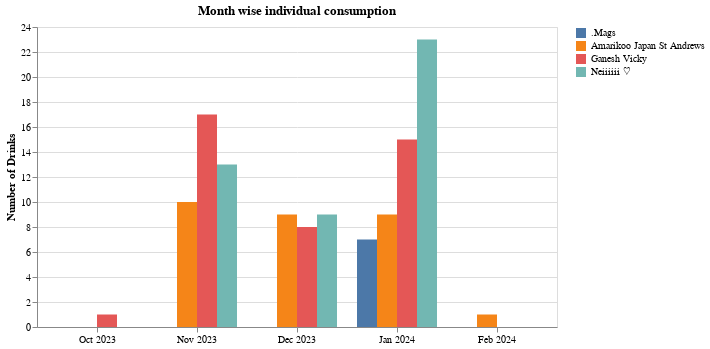

Notebook cell for this chart:
### Code cell
monthly_bar = alt.Chart(final_df, title='Month wise individual consumption').mark_bar().encode(
    x = alt.X('yearmonth(date_time):O').title(None),
    xOffset = 'name:N',
    y = alt.Y('count()').title('Number of Drinks'),
    color = alt.Color('name').title(None),
    tooltip = 'count()'
)
monthly_bar

### Figure 1 — Vega-Lite specification as saved in the notebook (floating-point values rounded to 4 significant figures)
{"config": {"view": {"continuousWidth": 300, "continuousHeight": 300}}, "data": {"name": "data-6de65c973d82429eb728f1d345cce849"}, "mark": {"type": "bar"}, "encoding": {"color": {"field": "name", "title": null, "type": "nominal"}, "tooltip": {"aggregate": "count", "type": "quantitative"}, "x": {"field": "date_time", "timeUnit": "yearmonth", "title": null, "type": "ordinal"}, "xOffset": {"field": "name", "type": "nominal"}, "y": {"aggregate": "count", "title": "Number of Drinks", "type": "quantitative"}}, "title": "Month wise individual consumption", "$schema": "https://vega.github.io/schema/vega-lite/v5.16.3.json", "datasets": {"data-6de65c973d82429eb728f1d345cce849": [{"date": "2023-10-31T00:00:00", "time": "1:17 pm", "name": "Ganesh Vicky", "message": "Getting a coffee now", "date_time": "2023-10-31T13:17:00"}, {"date": "2023-11-01T00:00:00", "time": "12:45 pm", "name": "Ganesh Vicky", "message": "☕", "date_time": "2023-11-01T12:45:00"}, {"date": "2023-11-01T00:00:00", "time": "3:16 pm", "name": "Neiiiiii ♡", "message": "🧊☕ <This message was edited>", "date_time": "2023-11-01T15:16:00"}, {"date": "2023-11-07T00:00:00", "time": "11:10 am", "name": "Ganesh Vicky", "message": "☕", "date_time": "2023-11-07T11:10:00"}, {"date": "2023-11-07T00:00:00", "time": "11:58 am", "name": "Neiiiiii ♡", "message": "Got a 🍹in the morning", "date_time": "2023-11-07T11:58:00"}, {"date": "2023-11-07T00:00:00", "time": "3:39 pm", "name": "Ganesh Vicky", "message": "☕", "date_time": "2023-11-07T15:39:00"}, {"date": "2023-11-07T00:00:00", "time": "4:30 pm", "name": "Amarikoo Japan St Andrews", "message": "Got a mocha!", "date_time": "2023-11-07T16:30:00"}, {"date": "2023-11-07T00:00:00", "time": "4:30 pm", "name": "Amarikoo Japan St Andrews", "message": "My first club pret ☕️", "date_time": "2023-11-07T16:30:00"}, {"date": "2023-11-07T00:00:00", "time": "7:01 pm", "name": "Neiiiiii ♡", "message": "🍹", "date_time": "2023-11-07T19:01:00"}, {"date": "2023-11-08T00:00:00", "time": "4:06 pm", "name": "Amarikoo Japan St Andrews", "message": "Got a ☕️", "date_time": "2023-11-08T16:06:00"}, {"date": "2023-11-08T00:00:00", "time": "5:24 pm", "name": "Neiiiiii ♡", "message": "Got a 🍹", "date_time": "2023-11-08T17:24:00"}, {"date": "2023-11-10T00:00:00", "time": "3:36 pm", "name": "Ganesh Vicky", "message": "☕", "date_time": "2023-11-10T15:36:00"}, {"date": "2023-11-11T00:00:00", "time": "9:46 am", "name": "Amarikoo Japan St Andrews", "message": "Got an iced mocha", "date_time": "2023-11-11T09:46:00"}, {"date": "2023-11-13T00:00:00", "time": "3:04 pm", "name": "Neiiiiii ♡", "message": "Got a decaf, oat mocha", "date_time": "2023-11-13T15:04:00"}, {"date": "2023-11-14T00:00:00", "time": "1:37 pm", "name": "Ganesh Vicky", "message": "☕", "date_time": "2023-11-14T13:37:00"}, {"date": "2023-11-15T00:00:00", "time": "1:17 pm", "name": "Amarikoo Japan St Andrews", "message": "☕ and 🥖", "date_time": "2023-11-15T13:17:00"}, {"date": "2023-11-15T00:00:00", "time": "2:25 pm", "name": "Ganesh Vicky", "message": "☕", "date_time": "2023-11-15T14:25:00"}, {"date": "2023-11-16T00:00:00", "time": "5:45 pm", "name": "Amarikoo Japan St Andrews", "message": "Merry berry ☕", "date_time": "2023-11-16T17:45:00"}, {"date": "2023-11-17T00:00:00", "time": "9:25 am", "name": "Amarikoo Japan St Andrews", "message": "Salted caramel ☕with cream😋", "date_time": "2023-11-17T09:25:00"}, {"date": "2023-11-17T00:00:00", "time": "1:53 pm", "name": "Ganesh Vicky", "message": "☕", "date_time": "2023-11-17T13:53:00"}, {"date": "2023-11-17T00:00:00", "time": "3:42 pm", "name": "Ganesh Vicky", "message": "☕ xD", "date_time": "2023-11-17T15:42:00"}, {"date": "2023-11-17T00:00:00", "time": "4:44 pm", "name": "Neiiiiii ♡", "message": "Got a warm mocha", "date_time": "2023-11-17T16:44:00"}, {"date": "2023-11-18T00:00:00", "time": "4:41 pm", "name": "Neiiiiii ♡", "message": "Got a mocha", "date_time": "2023-11-18T16:41:00"}, {"date": "2023-11-19T00:00:00", "time": "1:49 pm", "name": "Ganesh Vicky", "message": "☕", "date_time": "2023-11-19T13:49:00"}, {"date": "2023-11-19T00:00:00", "time": "6:21 pm", "name": "Neiiiiii ♡", "message": "☕", "date_time": "2023-11-19T18:21:00"}, {"date": "2023-11-21T00:00:00", "time": "11:29 am", "name": "Ganesh Vicky", "message": "☕", "date_time": "2023-11-21T11:29:00"}, {"date": "2023-11-22T00:00:00", "time": "12:11 pm", "name": "Ganesh Vicky", "message": "☕", "date_time": "2023-11-22T12:11:00"}, {"date": "2023-11-24T00:00:00", "time": "9:01 am", "name": "Ganesh Vicky", "message": "☕", "date_time": "2023-11-24T09:01:00"}, {"date": "2023-11-24T00:00:00", "time": "1:03 pm", "name": "Ganesh Vicky", "message": "☕ iss very cold xD", "date_time": "2023-11-24T13:03:00"}, {"date": "2023-11-24T00:00:00", "time": "2:03 pm", "name": "Amarikoo Japan St Andrews", "message": "Merry berry☕", "date_time": "2023-11-24T14:03:00"}, {"date": "2023-11-24T00:00:00", "time": "4:16 pm", "name": "Ganesh Vicky", "message": "☕🤷🏻♂️", "date_time": "2023-11-24T16:16:00"}, {"date": "2023-11-24T00:00:00", "time": "6:51 pm", "name": "Neiiiiii ♡", "message": "☕", "date_time": "2023-11-24T18:51:00"}, {"date": "2023-11-25T00:00:00", "time": "9:14 am", "name": "Neiiiiii ♡", "message": "☕", "date_time": "2023-11-25T09:14:00"}, {"date": "2023-11-26T00:00:00", "time": "4:24 pm", "name": "Amarikoo Japan St Andrews", "message": "☕", "date_time": "2023-11-26T16:24:00"}, {"date": "2023-11-28T00:00:00", "time": "9:33 am", "name": "Amarikoo Japan St Andrews", "message": "☕", "date_time": "2023-11-28T09:33:00"}, {"date": "2023-11-28T00:00:00", "time": "10:59 am", "name": "Neiiiiii ♡", "message": "☕", "date_time": "2023-11-28T10:59:00"}, {"date": "2023-11-28T00:00:00", "time": "1:11 pm", "name": "Ganesh Vicky", "message": "☕", "date_time": "2023-11-28T13:11:00"}, {"date": "2023-11-29T00:00:00", "time": "12:08 pm", "name": "Neiiiiii ♡", "message": "☕", "date_time": "2023-11-29T12:08:00"}, {"date": "2023-11-29T00:00:00", "time": "1:22 pm", "name": "Ganesh Vicky", "message": "☕", "date_time": "2023-11-29T13:22:00"}, {"date": "2023-11-30T00:00:00", "time": "11:18 am", "name": "Ganesh Vicky", "message": "☕", "date_time": "2023-11-30T11:18:00"}, {"date": "2023-11-30T00:00:00", "time": "5:34 pm", "name": "Neiiiiii ♡", "message": "☕", "date_time": "2023-11-30T17:34:00"}, {"date": "2023-12-02T00:00:00", "time": "7:21 pm", "name": "Neiiiiii ♡", "message": "☕", "date_time": "2023-12-02T19:21:00"}, {"date": "2023-12-03T00:00:00", "time": "5:04 pm", "name": "Neiiiiii ♡", "message": "🧊☕", "date_time": "2023-12-03T17:04:00"}, {"date": "2023-12-04T00:00:00", "time": "3:54 pm", "name": "Neiiiiii ♡", "message": "🧊☕", "date_time": "2023-12-04T15:54:00"}, {"date": "2023-12-04T00:00:00", "time": "5:07 pm", "name": "Amarikoo Japan St Andrews", "message": "☕ more then 30 min ago😂", "date_time": "2023-12-04T17:07:00"}, {"date": "2023-12-06T00:00:00", "time": "8:28 am", "name": "Ganesh Vicky", "message": "☕", "date_time": "2023-12-06T08:28:00"}, {"date": "2023-12-08T00:00:00", "time": "1:44 pm", "name": "Ganesh Vicky", "message": "☕", "date_time": "2023-12-08T13:44:00"}, {"date": "2023-12-09T00:00:00", "time": "5:47 pm", "name": "Neiiiiii ♡", "message": "☕x2 today", "date_time": "2023-12-09T17:47:00"}, {"date": "2023-12-10T00:00:00", "time": "2:27 pm", "name": "Ganesh Vicky", "message": "☕", "date_time": "2023-12-10T14:27:00"}, {"date": "2023-12-10T00:00:00", "time": "3:51 pm", "name": "Amarikoo Japan St Andrews", "message": "☕", "date_time": "2023-12-10T15:51:00"}, {"date": "2023-12-11T00:00:00", "time": "2:56 pm", "name": "Neiiiiii ♡", "message": "☕", "date_time": "2023-12-11T14:56:00"}, {"date": "2023-12-13T00:00:00", "time": "1:15 pm", "name": "Amarikoo Japan St Andrews", "message": "☕", "date_time": "2023-12-13T13:15:00"}, {"date": "2023-12-14T00:00:00", "time": "8:53 am", "name": "Ganesh Vicky", "message": "☕", "date_time": "2023-12-14T08:53:00"}, {"date": "2023-12-14T00:00:00", "time": "12:13 pm", "name": "Amarikoo Japan St Andrews", "message": "☕🧊", "date_time": "2023-12-14T12:13:00"}, {"date": "2023-12-16T00:00:00", "time": "1:33 pm", "name": "Amarikoo Japan St Andrews", "message": "☕🍴", "date_time": "2023-12-16T13:33:00"}, {"date": "2023-12-16T00:00:00", "time": "2:39 pm", "name": "Neiiiiii ♡", "message": "☕🧊", "date_time": "2023-12-16T14:39:00"}, {"date": "2023-12-17T00:00:00", "time": "3:48 pm", "name": "Amarikoo Japan St Andrews", "message": "☕", "date_time": "2023-12-17T15:48:00"}, {"date": "2023-12-19T00:00:00", "time": "10:47 am", "name": "Amarikoo Japan St Andrews", "message": "☕🧊", "date_time": "2023-12-19T10:47:00"}, {"date": "2023-12-19T00:00:00", "time": "12:07 pm", "name": "Amarikoo Japan St Andrews", "message": "☕🥖", "date_time": "2023-12-19T12:07:00"}, {"date": "2023-12-21T00:00:00", "time": "1:52 pm", "name": "Ganesh Vicky", "message": "☕", "date_time": "2023-12-21T13:52:00"}, {"date": "2023-12-22T00:00:00", "time": "1:30 pm", "name": "Neiiiiii ♡", "message": "☕🧊", "date_time": "2023-12-22T13:30:00"}, {"date": "2023-12-22T00:00:00", "time": "3:02 pm", "name": "Ganesh Vicky", "message": "☕", "date_time": "2023-12-22T15:02:00"}, {"date": "2023-12-23T00:00:00", "time": "2:14 pm", "name": "Amarikoo Japan St Andrews", "message": "☕🧊", "date_time": "2023-12-23T14:14:00"}, {"date": "2023-12-28T00:00:00", "time": "3:54 pm", "name": "Ganesh Vicky", "message": "☕", "date_time": "2023-12-28T15:54:00"}, {"date": "2023-12-30T00:00:00", "time": "12:02 pm", "name": "Ganesh Vicky", "message": "☕", "date_time": "2023-12-30T12:02:00"}, {"date": "2023-12-30T00:00:00", "time": "3:00 pm", "name": "Neiiiiii ♡", "message": "🧊☕", "date_time": "2023-12-30T15:00:00"}, {"date": "2023-12-30T00:00:00", "time": "4:29 pm", "name": "Neiiiiii ♡", "message": "☕", "date_time": "2023-12-30T16:29:00"}, {"date": "2024-01-03T00:00:00", "time": "12:00 pm", "name": "Neiiiiii ♡", "message": "☕", "date_time": "2024-01-03T12:00:00"}, {"date": "2024-01-04T00:00:00", "time": "5:33 pm", "name": "Neiiiiii ♡", "message": "☕🧊", "date_time": "2024-01-04T17:33:00"}, {"date": "2024-01-05T00:00:00", "time": "1:27 pm", "name": "Neiiiiii ♡", "message": "☕🧊", "date_time": "2024-01-05T13:27:00"}, {"date": "2024-01-06T00:00:00", "time": "2:46 pm", "name": "Neiiiiii ♡", "message": "☕🧊", "date_time": "2024-01-06T14:46:00"}, {"date": "2024-01-06T00:00:00", "time": "3:49 pm", "name": "Amarikoo Japan St Andrews", "message": "☕", "date_time": "2024-01-06T15:49:00"}, {"date": "2024-01-07T00:00:00", "time": "1:54 pm", "name": "Neiiiiii ♡", "message": "☕🧊", "date_time": "2024-01-07T13:54:00"}, {"date": "2024-01-08T00:00:00", "time": "9:15 am", "name": "Ganesh Vicky", "message": "Got a coffee 10 mins back. Forgot to update", "date_time": "2024-01-08T09:15:00"}, {"date": "2024-01-08T00:00:00", "time": "11:49 am", "name": ".Mags", "message": "☕️", "date_time": "2024-01-08T11:49:00"}, {"date": "2024-01-08T00:00:00", "time": "12:50 pm", "name": "Amarikoo Japan St Andrews", "message": "☕🧊", "date_time": "2024-01-08T12:50:00"}, {"date": "2024-01-08T00:00:00", "time": "1:46 pm", "name": "Ganesh Vicky", "message": "☕", "date_time": "2024-01-08T13:46:00"}, {"date": "2024-01-08T00:00:00", "time": "3:24 pm", "name": "Neiiiiii ♡", "message": "☕🧊", "date_time": "2024-01-08T15:24:00"}, {"date": "2024-01-09T00:00:00", "time": "2:09 pm", "name": "Ganesh Vicky", "message": "☕", "date_time": "2024-01-09T14:09:00"}, {"date": "2024-01-09T00:00:00", "time": "5:05 pm", "name": "Neiiiiii ♡", "message": "☕🧊", "date_time": "2024-01-09T17:05:00"}, {"date": "2024-01-10T00:00:00", "time": "10:04 am", "name": "Ganesh Vicky", "message": "☕", "date_time": "2024-01-10T10:04:00"}, {"date": "2024-01-10T00:00:00", "time": "10:51 am", "name": ".Mags", "message": "☕️", "date_time": "2024-01-10T10:51:00"}, {"date": "2024-01-10T00:00:00", "time": "1:56 pm", "name": "Neiiiiii ♡", "message": "☕🧊", "date_time": "2024-01-10T13:56:00"}, {"date": "2024-01-11T00:00:00", "time": "11:22 am", "name": ".Mags", "message": "☕️", "date_time": "2024-01-11T11:22:00"}, {"date": "2024-01-11T00:00:00", "time": "3:46 pm", "name": "Neiiiiii ♡", "message": "☕🧊 <This message was edited>", "date_time": "2024-01-11T15:46:00"}, {"date": "2024-01-13T00:00:00", "time": "11:30 am", "name": ".Mags", "message": "☕️", "date_time": "2024-01-13T11:30:00"}, {"date": "2024-01-13T00:00:00", "time": "4:25 pm", "name": "Neiiiiii ♡", "message": "Got ☕ 20 mins back", "date_time": "2024-01-13T16:25:00"}, {"date": "2024-01-14T00:00:00", "time": "3:36 pm", "name": "Ganesh Vicky", "message": "☕", "date_time": "2024-01-14T15:36:00"}, {"date": "2024-01-15T00:00:00", "time": "11:19 am", "name": ".Mags", "message": "☕️", "date_time": "2024-01-15T11:19:00"}, {"date": "2024-01-15T00:00:00", "time": "12:47 pm", "name": "Ganesh Vicky", "message": "☕", "date_time": "2024-01-15T12:47:00"}, {"date": "2024-01-15T00:00:00", "time": "3:22 pm", "name": "Neiiiiii ♡", "message": "☕", "date_time": "2024-01-15T15:22:00"}, {"date": "2024-01-16T00:00:00", "time": "11:51 am", "name": "Ganesh Vicky", "message": "☕", "date_time": "2024-01-16T11:51:00"}, {"date": "2024-01-16T00:00:00", "time": "1:53 pm", "name": "Amarikoo Japan St Andrews", "message": "☕", "date_time": "2024-01-16T13:53:00"}, {"date": "2024-01-16T00:00:00", "time": "2:39 pm", "name": "Neiiiiii ♡", "message": "☕", "date_time": "2024-01-16T14:39:00"}, {"date": "2024-01-17T00:00:00", "time": "11:38 am", "name": ".Mags", "message": "☕️", "date_time": "2024-01-17T11:38:00"}, {"date": "2024-01-17T00:00:00", "time": "2:00 pm", "name": "Ganesh Vicky", "message": "☕", "date_time": "2024-01-17T14:00:00"}, {"date": "2024-01-17T00:00:00", "time": "6:01 pm", "name": "Neiiiiii ♡", "message": "🍹", "date_time": "2024-01-17T18:01:00"}, {"date": "2024-01-18T00:00:00", "time": "2:10 pm", "name": "Amarikoo Japan St Andrews", "message": "☕🧊", "date_time": "2024-01-18T14:10:00"}, {"date": "2024-01-18T00:00:00", "time": "3:07 pm", "name": "Neiiiiii ♡", "message": "☕🧊", "date_time": "2024-01-18T15:07:00"}, {"date": "2024-01-19T00:00:00", "time": "2:10 pm", "name": "Neiiiiii ♡", "message": "☕", "date_time": "2024-01-19T14:10:00"}, {"date": "2024-01-20T00:00:00", "time": "1:47 pm", "name": "Neiiiiii ♡", "message": "☕🧊", "date_time": "2024-01-20T13:47:00"}, {"date": "2024-01-21T00:00:00", "time": "4:38 pm", "name": "Amarikoo Japan St Andrews", "message": "☕", "date_time": "2024-01-21T16:38:00"}, {"date": "2024-01-22T00:00:00", "time": "2:42 pm", "name": "Neiiiiii ♡", "message": "☕🧊", "date_time": "2024-01-22T14:42:00"}, {"date": "2024-01-22T00:00:00", "time": "3:51 pm", "name": "Ganesh Vicky", "message": "☕", "date_time": "2024-01-22T15:51:00"}, {"date": "2024-01-23T00:00:00", "time": "10:53 am", "name": "Ganesh Vicky", "message": "☕", "date_time": "2024-01-23T10:53:00"}, {"date": "2024-01-23T00:00:00", "time": "2:46 pm", "name": "Neiiiiii ♡", "message": "☕🧊", "date_time": "2024-01-23T14:46:00"}, {"date": "2024-01-23T00:00:00", "time": "4:00 pm", "name": "Ganesh Vicky", "message": "☕", "date_time": "2024-01-23T16:00:00"}, {"date": "2024-01-24T00:00:00", "time": "10:49 am", "name": "Amarikoo Japan St Andrews", "message": "☕", "date_time": "2024-01-24T10:49:00"}, {"date": "2024-01-24T00:00:00", "time": "2:03 pm", "name": "Neiiiiii ♡", "message": "☕🧊", "date_time": "2024-01-24T14:03:00"}, {"date": "2024-01-24T00:00:00", "time": "2:38 pm", "name": ".Mags", "message": "☕️", "date_time": "2024-01-24T14:38:00"}, {"date": "2024-01-25T00:00:00", "time": "11:56 am", "name": "Neiiiiii ♡", "message": "☕🧊", "date_time": "2024-01-25T11:56:00"}, {"date": "2024-01-26T00:00:00", "time": "4:10 pm", "name": "Amarikoo Japan St Andrews", "message": "☕", "date_time": "2024-01-26T16:10:00"}, {"date": "2024-01-27T00:00:00", "time": "12:40 pm", "name": "Ganesh Vicky", "message": "☕", "date_time": "2024-01-27T12:40:00"}, {"date": "2024-01-29T00:00:00", "time": "3:07 pm", "name": "Ganesh Vicky", "message": "☕", "date_time": "2024-01-29T15:07:00"}, {"date": "2024-01-29T00:00:00", "time": "6:29 pm", "name": "Amarikoo Japan St Andrews", "message": "☕", "date_time": "2024-01-29T18:29:00"}, {"date": "2024-01-30T00:00:00", "time": "10:33 am", "name": "Neiiiiii ♡", "message": "☕🧊", "date_time": "2024-01-30T10:33:00"}, {"date": "2024-01-30T00:00:00", "time": "2:09 pm", "name": "Ganesh Vicky", "message": "☕", "date_time": "2024-01-30T14:09:00"}, {"date": "2024-01-30T00:00:00", "time": "5:23 pm", "name": "Neiiiiii ♡", "message": "🍹", "date_time": "2024-01-30T17:23:00"}, {"date": "2024-01-31T00:00:00", "time": "10:11 am", "name": "Amarikoo Japan St Andrews", "message": "☕🧊", "date_time": "2024-01-31T10:11:00"}, {"date": "2024-01-31T00:00:00", "time": "11:52 am", "name": "Neiiiiii ♡", "message": "☕🧊", "date_time": "2024-01-31T11:52:00"}, {"date": "2024-01-31T00:00:00", "time": "3:04 pm", "name": "Ganesh Vicky", "message": "☕", "date_time": "2024-01-31T15:04:00"}, {"date": "2024-02-01T00:00:00", "time": "11:14 am", "name": "Amarikoo Japan St Andrews", "message": "☕🥄", "date_time": "2024-02-01T11:14:00"}]}}
